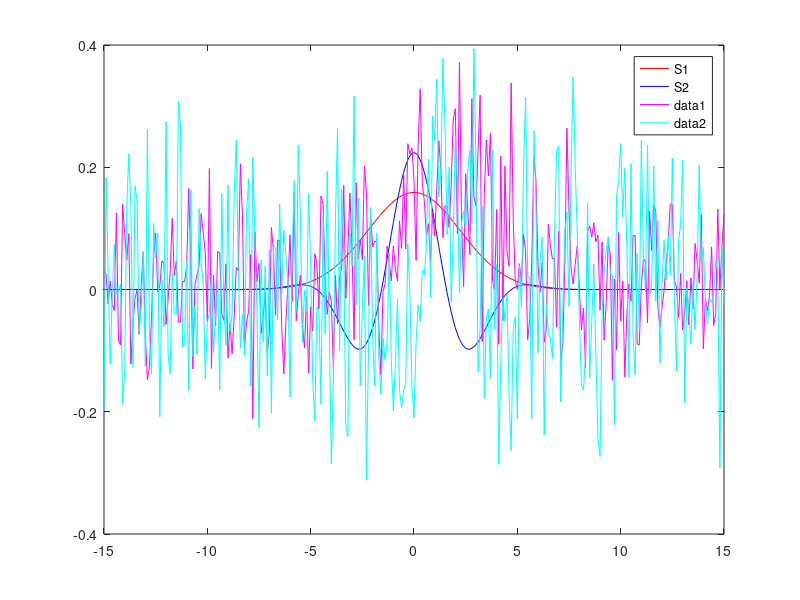

This figure's MATLAB source: (Note: this script raises an error after producing the figure.)
clear all
close all

T_s = 0.1;
T_range = -15:T_s:15;
N = length(T_range);
s1 = exp(-0.1*T_range.^2);
s2 = exp(-0.1*T_range.^2).*cos(T_range);

% Compute the energy
E1 = sum(abs(s1.^2));
E2 = sum(abs(s2.^2));

% Normalized signals => signal energy =1
alpha_1 = 1/sqrt(E1);
alpha_2 = 1/sqrt(E2);
s1 = s1*alpha_1;
s2 = s2*alpha_2;

% SNR
SNR = 5;
sigma2 = 10^(-SNR/10);

% Random time diff calc
T =-5 + 10*rand(1);
% T =2;

s1_time_diffed = exp(-0.1*(T_range-T).^2);
s2_time_diffed = exp(-0.1*(T_range-T).^2).*cos((T_range-T));

%% a)
% s2 is better because of greater derivate which is looked for in CRB See
% (3.14) in kay I
figure(1)
plot (T_range,s1,'r')
hold on
plot (T_range,s2,'b')
legend("S1","S2")

% Lägger till brus
w = exp(-0.1*(T_range-T).^2) + sqrt(sigma2)*randn(1,length(T_range));
x2 = exp(-0.1*(T_range-T).^2).*cos(T_range-T) + sqrt(sigma2)*randn(1,length(T_range));

w = w/sqrt(E1);
x2 = x2/sqrt(E2);
figure(1)
plot(T_range,w,'m')
plot(T_range,x2,'c')
hold off

T_search = -5:T_s:5;
T_hat_metric = zeros(1,length(T_search));

% ML estimatorn för s1
for i = 1:1:length(T_search)
    t = T_search(i);
    intermidiate = 1/sqrt(E1)*exp(-0.1*(T_range-t).^2);
    T_hat_metric(i) = sum(w.*intermidiate);
end

genarate_T_hat_from_two_funcs(s1,w)
[max_value, max_t_index] = max(T_hat_metric);
T_search(max_t_index)
figure(3)
plot(T_search,T_hat_metric,'r')
%% Monte Carlo
% testa antalat körningar
rng('shuffle')

M0 = [1:50:1000 1001:100:2000 2001:200:5001]; % All the different number of monte-carlo runs we will try

T_hat_mean = zeros(2,M0(end));
T_hat_std = zeros(2,M0(end));

for M=M0
    
    T_hat_s1 = zeros(1,M );
    T_hat_s2 = zeros(1,M );
    for m=1:M
        % s1 and s2 contains the signal without noise.
        w =  sqrt(sigma2)*randn(1,N);
        T_hat_s1(m) = genarate_T_hat_from_two_funcs(s1,w+s1_time_diffed);
        T_hat_s2(m) = genarate_T_hat_from_two_funcs(s2,w+s2_time_diffed);
    end
    T_hat_mean(1,M) = mean(T_hat_s1);
    T_hat_std(1,M) = std(T_hat_s1);
    T_hat_mean(2,M) = mean(T_hat_s2);
    T_hat_std(2,M) = std(T_hat_s2);
    
end

mean_plot_1 = T_hat_mean(1,:);
std_plot_1 = T_hat_std(1,:);
mean_plot_2 = T_hat_mean(2,:);
std_plot_2 = T_hat_std(2,:);

figure(25)
plot(M0,mean_plot_1(M0),M0,mean_plot_2(M0))
legend("s1","s2")
title("mean")

figure(26)
plot(M0,std_plot_1(M0),M0,std_plot_2(M0))
legend("s1","s2")
title("std")


%% CRB
%Plot CRB theoretical value

SNR_range = 1:4:20;
sigma2_range = 10.^(-SNR_range./10);

T_hat_std = zeros(2,length(SNR_range));
monte_carlo_runs = 2000;

for SNR_i=1:1:length(SNR_range)
    SNR_c = SNR_range(SNR_i);
    sigma2 = 10^(-SNR_c/10);

    T_hat_s1 = zeros(1,monte_carlo_runs );
    T_hat_s2 = zeros(1,monte_carlo_runs );
    for m=1:monte_carlo_runs
        % s1 and s2 contains the signal without noise.
        w =  sqrt(sigma2)*randn(1,N);
        T_hat_s1(m) = genarate_T_hat_from_two_funcs(s1,w+s1_time_diffed);
        T_hat_s2(m) = genarate_T_hat_from_two_funcs(s2,w+s2_time_diffed);
    end
    T_hat_std(1,SNR_i) = std(T_hat_s1);
    T_hat_std(2,SNR_i) = std(T_hat_s2);
    
end
std_plot_1 = T_hat_std(1,:);
std_plot_2 = T_hat_std(2,:);

figure(30)
d_s1_energy = sum(diff(s1).^2);     
semilogy(SNR_range, sqrt(sigma2_range)./d_s1_energy)
hold on 
semilogy(SNR_range, std_plot_1);
hold off

figure(31)
d_s2_energy = sum(diff(s2).^2);
semilogy(SNR_range, sqrt(sigma2_range)./d_s2_energy)
hold on 
semilogy(SNR_range, std_plot_2);
hold off
